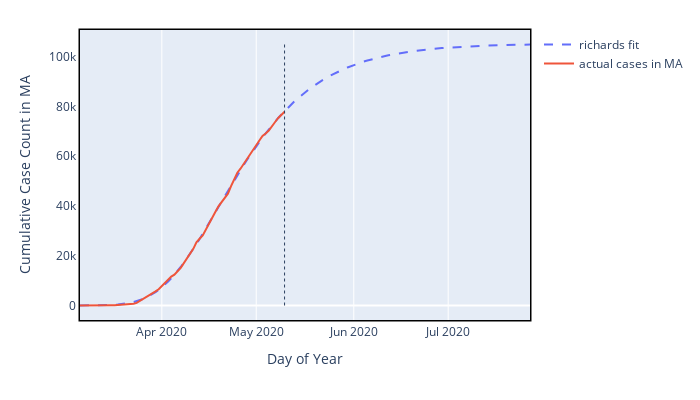

Source (notebook cell):
### Code cell
print('Massachusetts:')
show_region('state','richards','MA',7)
